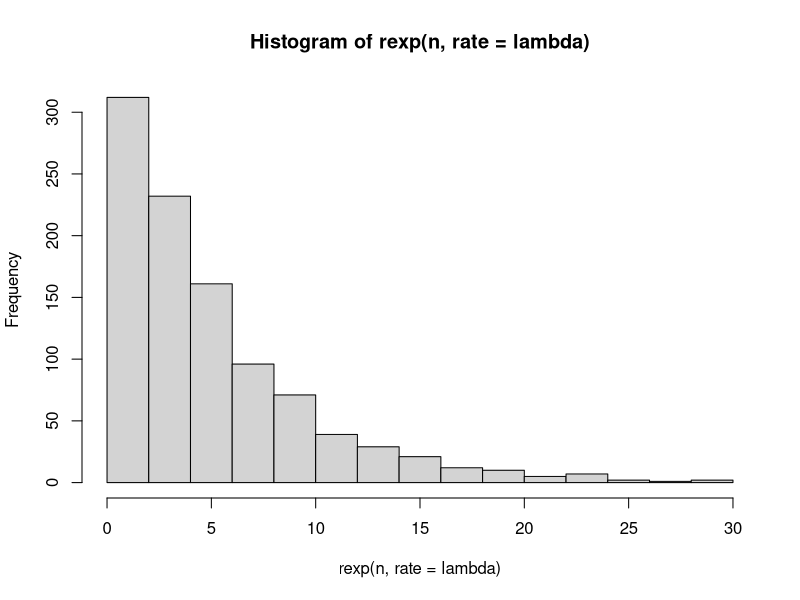
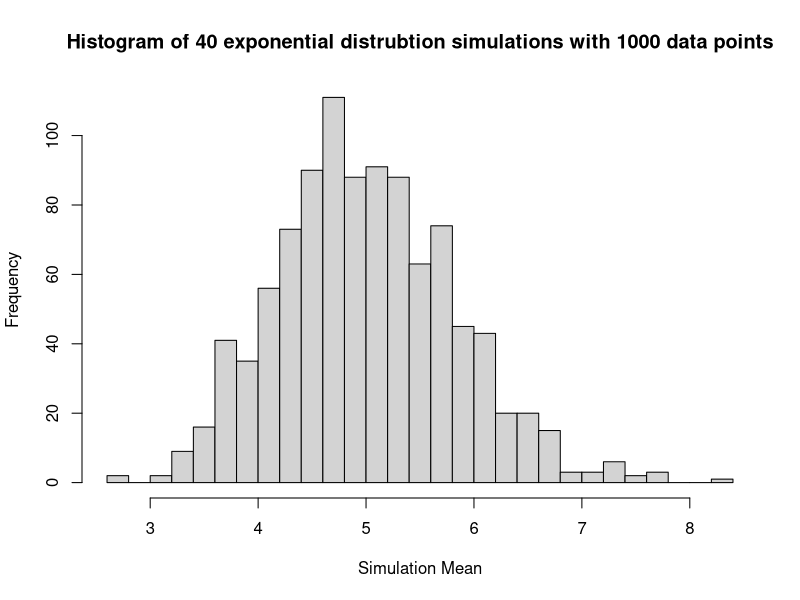
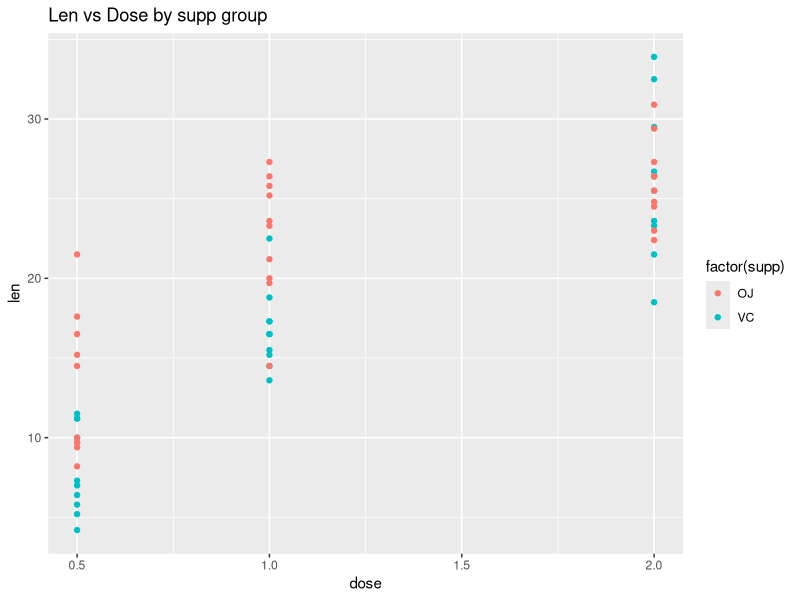
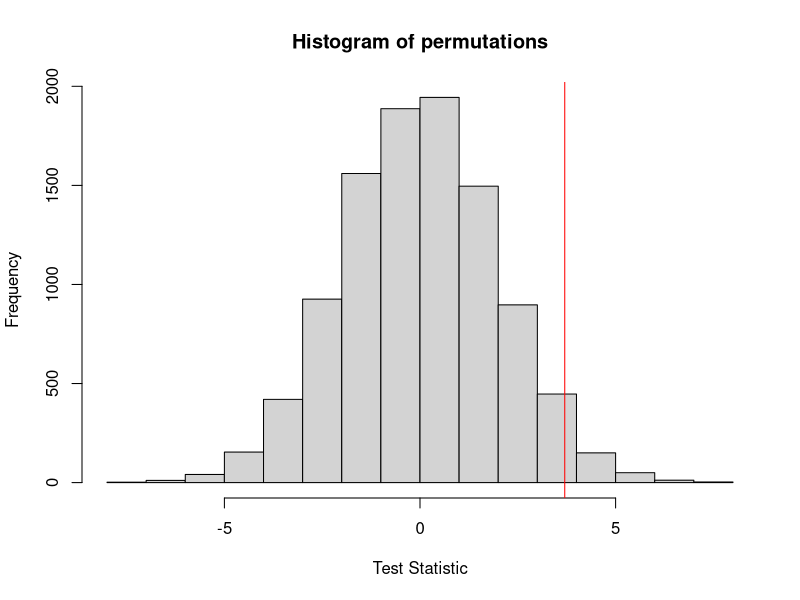

Write R code to recreate these figures, in order.
## ---- chunk 1
knitr::opts_chunk$set(echo = TRUE)
## ---- chunk 2
lambda = 0.2 # number
n = 1000 #  size of each distribution, number of data points
B = 40 # number of simulations
## ---- chunk 3
hist(rexp(n,rate = lambda))
## ---- chunk 4
means = NULL
for (i in 1:n) means = c(means, mean(rexp(B,rate=lambda)))
## ---- chunk 5
vars = NULL
for (i in 1:n) vars = c(vars, var(rexp(B,rate=lambda)))
## ---- chunk 6
meanTheory = 1/lambda # theoretical mean
meanSample = means[1] # sample mean
meanAvg = mean(means) # average of sample means
## ---- chunk 7
sdTheory = 1/lambda # theoretical stmeanTheoryandard deviation
varTheory = sdTheory^2 # theoretical variance
varSample = vars[1] # sample variance
varAvg = mean(vars) # average of sample variances
## ---- chunk 8
hist(means,
     breaks = 20,
     main = paste("Histogram of", B, "exponential distrubtion simulations with",n,"data points"),
     xlab = "Simulation Mean")
## ---- chunk 9
library(datasets) # load data sets
toothData <- ToothGrowth # load Tooth Growth Dataset
## ---- chunk 10
dims <- dim(toothData)
## ---- chunk 11
str(toothData)
## ---- chunk 12
head(toothData)
## ---- chunk 13
table(toothData$dose)
## ---- chunk 14
library(ggplot2)
g <- ggplot(toothData, aes(dose,len))
g + geom_point(aes(color=factor(supp))) + labs(title = "Len vs Dose by supp group")

## ---- chunk 15
splitTooth <- split(toothData, toothData$supp)
OJmean <- mean(splitTooth$OJ$len)
VCmean <- mean(splitTooth$VC$len)
meanDiff <- OJmean-VCmean
## ---- chunk 16
B <- 10000 # number of permutations to simulate
y <- toothData$len
label <- as.character(toothData$supp)
testStat <- function(df,l) mean(df[l=="OJ"]) - mean(df[l=="VC"])
observedStat <- testStat(y,label)
permutations <- sapply(1 : B, function(i) testStat(y,sample(label)))
## ---- chunk 17
hist(permutations, xlab = "Test Statistic")
abline(v=observedStat,col="red")
## ---- chunk 18
pvalue <- mean(permutations > observedStat)

